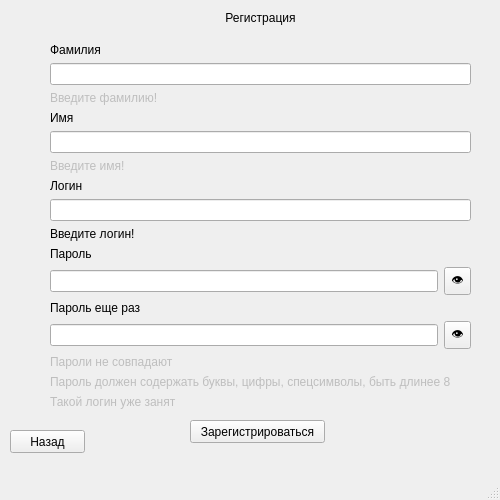
<?xml version="1.0" encoding="UTF-8"?>
<ui version="4.0">
 <class>Yandex_lyceum</class>
 <widget class="QMainWindow" name="Yandex_lyceum">
  <property name="geometry">
   <rect>
    <x>0</x>
    <y>0</y>
    <width>500</width>
    <height>500</height>
   </rect>
  </property>
  <property name="windowTitle">
   <string>MainWindow</string>
  </property>
  <widget class="QWidget" name="centralwidget">
   <widget class="QWidget" name="verticalLayoutWidget">
    <property name="geometry">
     <rect>
      <x>50</x>
      <y>-2</y>
      <width>421</width>
      <height>411</height>
     </rect>
    </property>
    <layout class="QVBoxLayout" name="verticalLayout">
     <item>
      <widget class="QLabel" name="registration_label">
       <property name="text">
        <string>Регистрация</string>
       </property>
       <property name="alignment">
        <set>Qt::AlignCenter</set>
       </property>
      </widget>
     </item>
     <item>
      <layout class="QVBoxLayout" name="verticalLayout_2">
       <item>
        <widget class="QLabel" name="label_2">
         <property name="text">
          <string>Фамилия</string>
         </property>
        </widget>
       </item>
       <item>
        <widget class="QLineEdit" name="surname"/>
       </item>
       <item>
        <widget class="QLabel" name="error_surname">
         <property name="enabled">
          <bool>false</bool>
         </property>
         <property name="text">
          <string>Введите фамилию!</string>
         </property>
        </widget>
       </item>
       <item>
        <layout class="QVBoxLayout" name="verticalLayout_3">
         <item>
          <widget class="QLabel" name="label_3">
           <property name="text">
            <string>Имя</string>
           </property>
          </widget>
         </item>
         <item>
          <widget class="QLineEdit" name="name"/>
         </item>
         <item>
          <widget class="QLabel" name="error_name">
           <property name="enabled">
            <bool>false</bool>
           </property>
           <property name="text">
            <string>Введите имя!</string>
           </property>
          </widget>
         </item>
        </layout>
       </item>
       <item>
        <widget class="QLabel" name="label_4">
         <property name="text">
          <string>Логин</string>
         </property>
        </widget>
       </item>
       <item>
        <layout class="QVBoxLayout" name="verticalLayout_4">
         <item>
          <widget class="QLineEdit" name="login"/>
         </item>
        </layout>
       </item>
       <item>
        <widget class="QLabel" name="error">
         <property name="text">
          <string>Введите логин!</string>
         </property>
        </widget>
       </item>
       <item>
        <layout class="QVBoxLayout" name="verticalLayout_5">
         <item>
          <widget class="QLabel" name="label_5">
           <property name="text">
            <string>Пароль</string>
           </property>
          </widget>
         </item>
         <item>
          <layout class="QVBoxLayout" name="verticalLayout_6">
           <item>
            <layout class="QHBoxLayout" name="horizontalLayout">
             <item>
              <widget class="QLineEdit" name="password"/>
             </item>
             <item>
              <widget class="QToolButton" name="style_password_button">
               <property name="text">
                <string>👁</string>
               </property>
              </widget>
             </item>
            </layout>
           </item>
           <item>
            <widget class="QLabel" name="label_6">
             <property name="text">
              <string>Пароль еще раз</string>
             </property>
            </widget>
           </item>
           <item>
            <layout class="QHBoxLayout" name="horizontalLayout_2">
             <item>
              <widget class="QLineEdit" name="pwd_check"/>
             </item>
             <item>
              <widget class="QToolButton" name="style_pwd_check_button">
               <property name="text">
                <string>👁</string>
               </property>
              </widget>
             </item>
            </layout>
           </item>
          </layout>
         </item>
        </layout>
       </item>
       <item>
        <widget class="QLabel" name="error_check1">
         <property name="enabled">
          <bool>false</bool>
         </property>
         <property name="text">
          <string>Пароли не совпадают</string>
         </property>
        </widget>
       </item>
       <item>
        <widget class="QLabel" name="error_check2">
         <property name="enabled">
          <bool>false</bool>
         </property>
         <property name="text">
          <string>Пароль должен содержать буквы, цифры, спецсимволы, быть длинее 8</string>
         </property>
        </widget>
       </item>
       <item>
        <widget class="QLabel" name="error_login">
         <property name="enabled">
          <bool>false</bool>
         </property>
         <property name="text">
          <string>Такой логин уже занят</string>
         </property>
        </widget>
       </item>
      </layout>
     </item>
    </layout>
   </widget>
   <widget class="QPushButton" name="back_button">
    <property name="geometry">
     <rect>
      <x>10</x>
      <y>430</y>
      <width>75</width>
      <height>23</height>
     </rect>
    </property>
    <property name="text">
     <string>Назад</string>
    </property>
   </widget>
   <widget class="QPushButton" name="registration_button">
    <property name="geometry">
     <rect>
      <x>190</x>
      <y>420</y>
      <width>135</width>
      <height>23</height>
     </rect>
    </property>
    <property name="text">
     <string>Зарегистрироваться</string>
    </property>
   </widget>
  </widget>
  <widget class="QMenuBar" name="menubar">
   <property name="geometry">
    <rect>
     <x>0</x>
     <y>0</y>
     <width>500</width>
     <height>21</height>
    </rect>
   </property>
  </widget>
  <widget class="QStatusBar" name="statusbar"/>
 </widget>
 <resources/>
 <connections/>
</ui>
